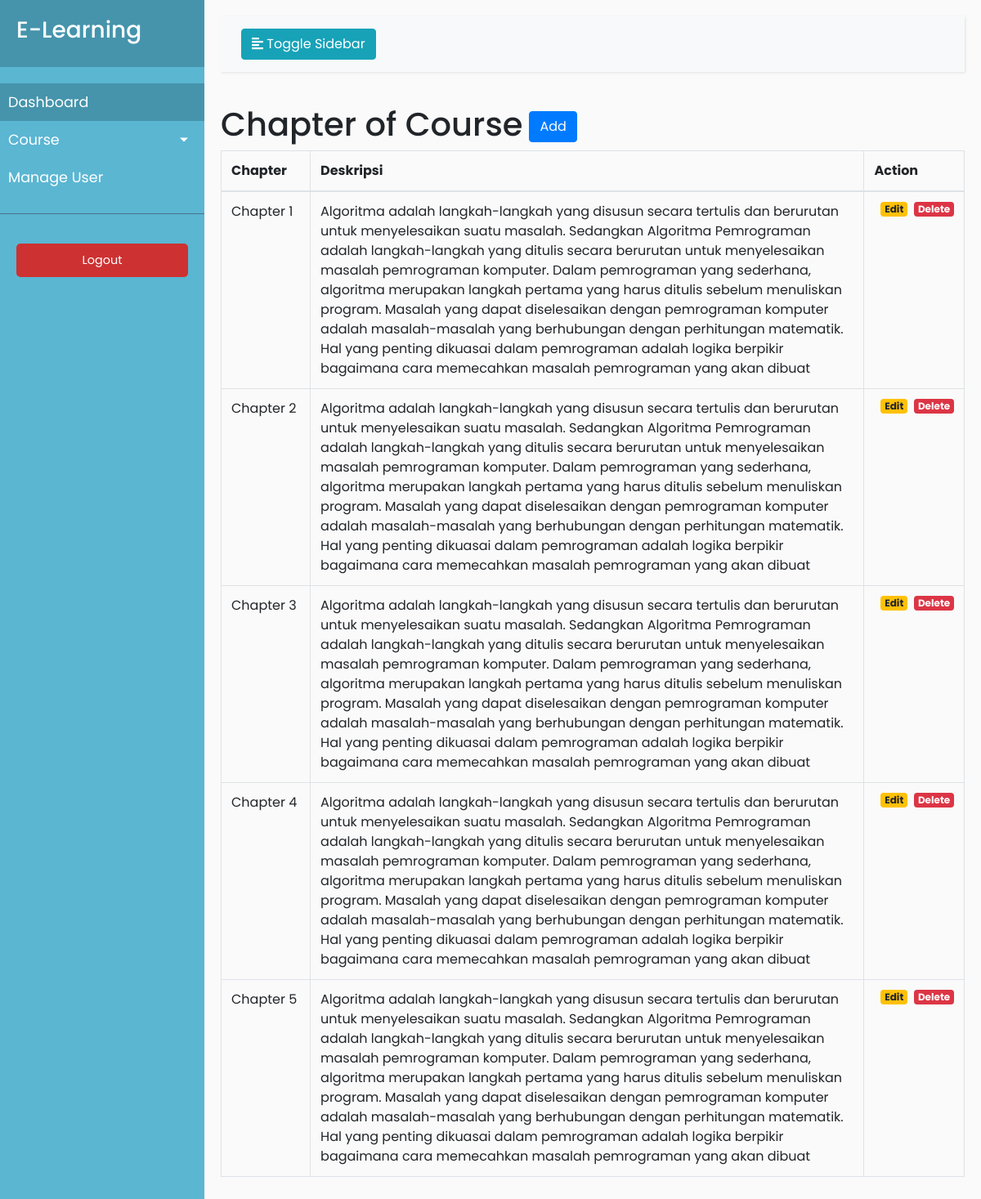
The page /admin/dashboard/chapter-course.php?id=4 (signed in) on the database its author committed.
### tables this page shows
CREATE TABLE `chapter_course` (
  `id_chapter` int(11) NOT NULL,
  `no_chapter` int(11) DEFAULT NULL,
  `deskripsi` text DEFAULT NULL,
  `src_pdf` varchar(128) DEFAULT NULL,
  `src_video` varchar(128) DEFAULT NULL,
  `id_course` int(11) DEFAULT NULL
);

### admin/dashboard/chapter-course.php (the view, shortened to what this page needs)
<?php
    if (!isset($_SESSION['username'])) {
        header("Location: ../index.php");
    } else {
        include_once '../../conn.php';
        $id = $_GET['id'];
        $query= mysqli_query($conn, "SELECT * FROM chapter_course WHERE id_course='$id'");
        $data = mysqli_fetch_all($query, MYSQLI_ASSOC);
    }
?>
<!DOCTYPE html>
<html>
<head>
    <link rel="stylesheet" href="https://stackpath.bootstrapcdn.com/bootstrap/4.1.0/css/bootstrap.min.css"
>
    <link rel="stylesheet" href="style.css">
</head>
<body>
    <div class="wrapper">
        <nav id="sidebar">
            <div class="sidebar-header">
                <h3>E-Learning</h3>
            </div>
            <ul class="list-unstyled components">
                <li class="active">
                    <a href="index.php">Dashboard</a>
                </li>
                <li>
                    <a href="#homeSubmenu" data-toggle="collapse" aria-expanded="false"
                        class="dropdown-toggle">Course</a>
                </li>
                <li>
                    <a href="manage-user.php">Manage User</a>
                </li>
            </ul>
            <ul class="list-unstyled CTAs">
                <li>
                    <a href="logout.php" class="article">Logout</a>
                </li>
            </ul>
        </nav>
        <div id="content">
            <nav class="navbar navbar-expand-lg navbar-light bg-light">
                <div class="container-fluid">
                    <button type="button" id="sidebarCollapse" class="btn btn-info">
                        <i class="fas fa-align-left"></i>
                        <span>Toggle Sidebar</span>
                    </button>
                </div>
            </nav>
            <h1>Chapter of Course<button type="button" class="btn btn-primary ml-2" data-toggle="modal" data-target="#exampleModal">
                Add
            </button></h1>
            <div class="table-responsive">
                <table id="example" class="table table-bordered">
                    <thead>
                        <th width="12%">Chapter</th>
                        <th>Deskripsi</th>
                        <th width="2%">Action</th>
                    </thead>
                    <tbody>
                        <?php
                        foreach ($data as $chapter) {
                        ?>
                            <tr>
                                <td>Chapter <?=$chapter['no_chapter'];?></td>
                                <td><?=$chapter['deskripsi'];?></td>
                                <td><div class="d-flex">
                                    <a href="edit-chapter.php?id=<?=$chapter['id_chapter'];?>" class="badge badge-warning ml-2">Edit</a>
                                    <a href="delete-chapter.php?id=<?=$chapter['id_chapter'];?>" class="badge badge-danger ml-2" onclick="return confirm('yakin?')">Delete</a>
                                </div></td>
                            </tr>
                        <?php
                        }
                        ?>
                    </tbody>
                </table>
            </div>
        </div>
    </div>
</body>
</html>

### admin/dashboard/style.css (style rules this page uses)
body { font-family: 'Poppins', sans-serif; background: #fafafa; }
a, a:hover, a:focus { color: inherit; text-decoration: none; transition: all 0.3s; }
.navbar { padding: 15px 10px; background: #fff; border: none; border-radius: 0; margin-bottom: 40px; box-shadow: 1px 1px 3px rgba(0, 0, 0, 0.1); }
.wrapper { display: flex; width: 100%; align-items: stretch; }
#sidebar { min-width: 250px; max-width: 250px; background: #5BB6D2; color: #fff; transition: all 0.3s; }
#sidebar .sidebar-header { padding: 20px; background: #4594ac; }
#sidebar ul.components { padding: 20px 0; border-bottom: 1px solid #47748b; }
#sidebar ul li a { padding: 10px; font-size: 1.1em; display: block; }
#sidebar ul li.active>a, a[aria-expanded="true"] { color: #fff; background: #4594ac; }
a[data-toggle="collapse"] { position: relative; }
.dropdown-toggle::after { display: block; position: absolute; top: 50%; right: 20px; transform: translateY(-50%); }
ul.CTAs { padding: 20px; }
ul.CTAs a { text-align: center; font-size: 0.9em !important; display: block; border-radius: 5px; margin-bottom: 5px; }
a.article, a.article:hover { background: #ce3131 !important; color: #fff !important; }
#content { width: 100%; padding: 20px; min-height: 100vh; transition: all 0.3s; }

### rows shown on the page
chapter_course: no_chapter "1", deskripsi "Algoritma adalah langkah-langkah yang disusun secara tertulis dan berurutan untuk menyelesaikan suatu masalah. Sedangkan Algoritma Pemrograman adalah langkah-langkah yang ditulis secara berurutan untuk menyelesaikan masalah pemrograman komputer. Dalam pemrograman yang sederhana, algoritma merupakan langkah pertama yang harus ditulis sebelum menuliskan program. Masalah yang dapat diselesaikan dengan pemrograman komputer adalah masalah-masalah yang berhubungan dengan perhitungan matematik. Hal yang penting dikuasai dalam pemrograman adalah logika berpikir bagaimana cara memecahkan masalah pemrograman yang akan dibuat"
chapter_course: no_chapter "2", deskripsi "Algoritma adalah langkah-langkah yang disusun secara tertulis dan berurutan untuk menyelesaikan suatu masalah. Sedangkan Algoritma Pemrograman adalah langkah-langkah yang ditulis secara berurutan untuk menyelesaikan masalah pemrograman komputer. Dalam pemrograman yang sederhana, algoritma merupakan langkah pertama yang harus ditulis sebelum menuliskan program. Masalah yang dapat diselesaikan dengan pemrograman komputer adalah masalah-masalah yang berhubungan dengan perhitungan matematik. Hal yang penting dikuasai dalam pemrograman adalah logika berpikir bagaimana cara memecahkan masalah pemrograman yang akan dibuat"
chapter_course: no_chapter "3", deskripsi "Algoritma adalah langkah-langkah yang disusun secara tertulis dan berurutan untuk menyelesaikan suatu masalah. Sedangkan Algoritma Pemrograman adalah langkah-langkah yang ditulis secara berurutan untuk menyelesaikan masalah pemrograman komputer. Dalam pemrograman yang sederhana, algoritma merupakan langkah pertama yang harus ditulis sebelum menuliskan program. Masalah yang dapat diselesaikan dengan pemrograman komputer adalah masalah-masalah yang berhubungan dengan perhitungan matematik. Hal yang penting dikuasai dalam pemrograman adalah logika berpikir bagaimana cara memecahkan masalah pemrograman yang akan dibuat"
chapter_course: no_chapter "4", deskripsi "Algoritma adalah langkah-langkah yang disusun secara tertulis dan berurutan untuk menyelesaikan suatu masalah. Sedangkan Algoritma Pemrograman adalah langkah-langkah yang ditulis secara berurutan untuk menyelesaikan masalah pemrograman komputer. Dalam pemrograman yang sederhana, algoritma merupakan langkah pertama yang harus ditulis sebelum menuliskan program. Masalah yang dapat diselesaikan dengan pemrograman komputer adalah masalah-masalah yang berhubungan dengan perhitungan matematik. Hal yang penting dikuasai dalam pemrograman adalah logika berpikir bagaimana cara memecahkan masalah pemrograman yang akan dibuat"
chapter_course: no_chapter "5", deskripsi "Algoritma adalah langkah-langkah yang disusun secara tertulis dan berurutan untuk menyelesaikan suatu masalah. Sedangkan Algoritma Pemrograman adalah langkah-langkah yang ditulis secara berurutan untuk menyelesaikan masalah pemrograman komputer. Dalam pemrograman yang sederhana, algoritma merupakan langkah pertama yang harus ditulis sebelum menuliskan program. Masalah yang dapat diselesaikan dengan pemrograman komputer adalah masalah-masalah yang berhubungan dengan perhitungan matematik. Hal yang penting dikuasai dalam pemrograman adalah logika berpikir bagaimana cara memecahkan masalah pemrograman yang akan dibuat"
